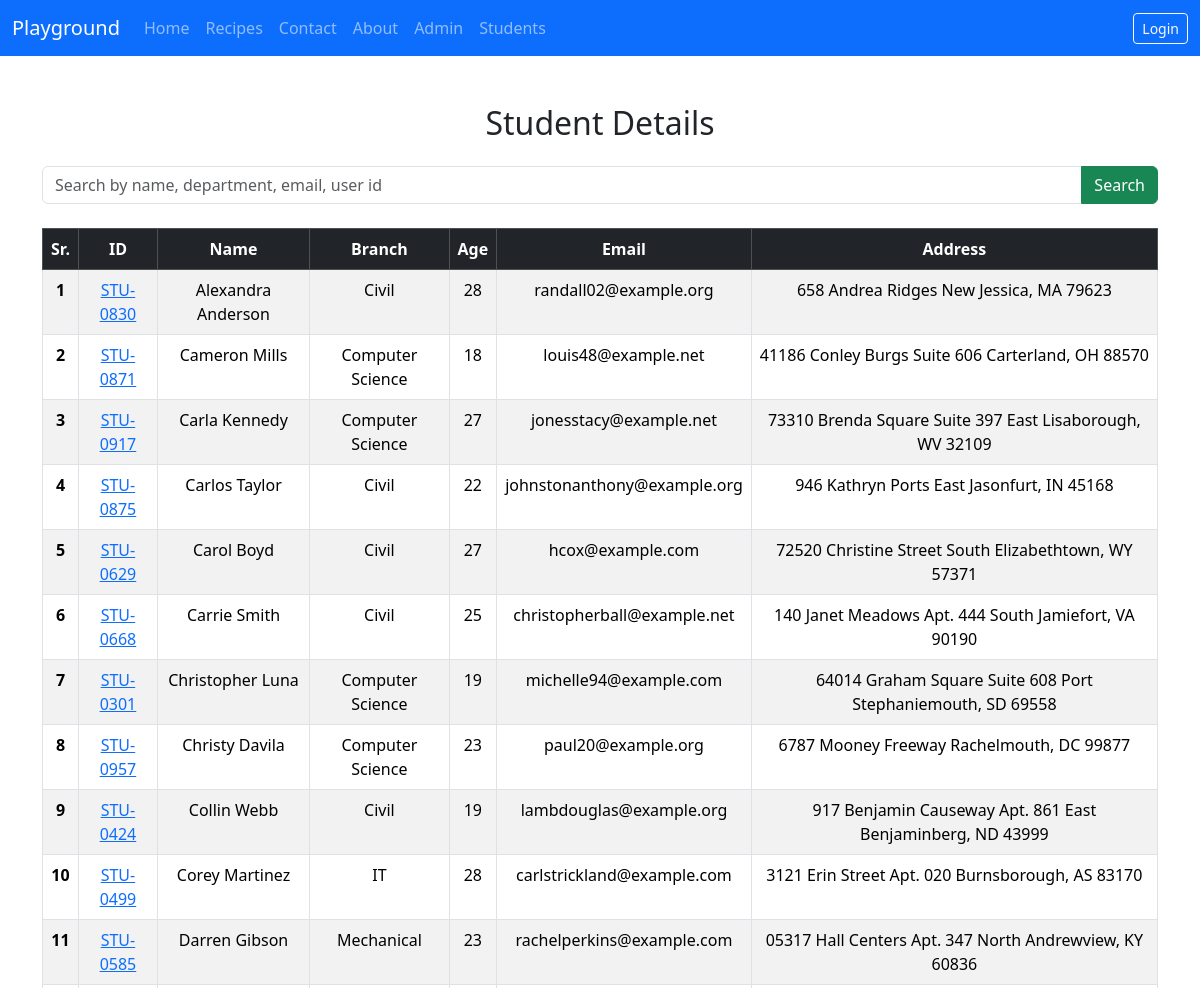
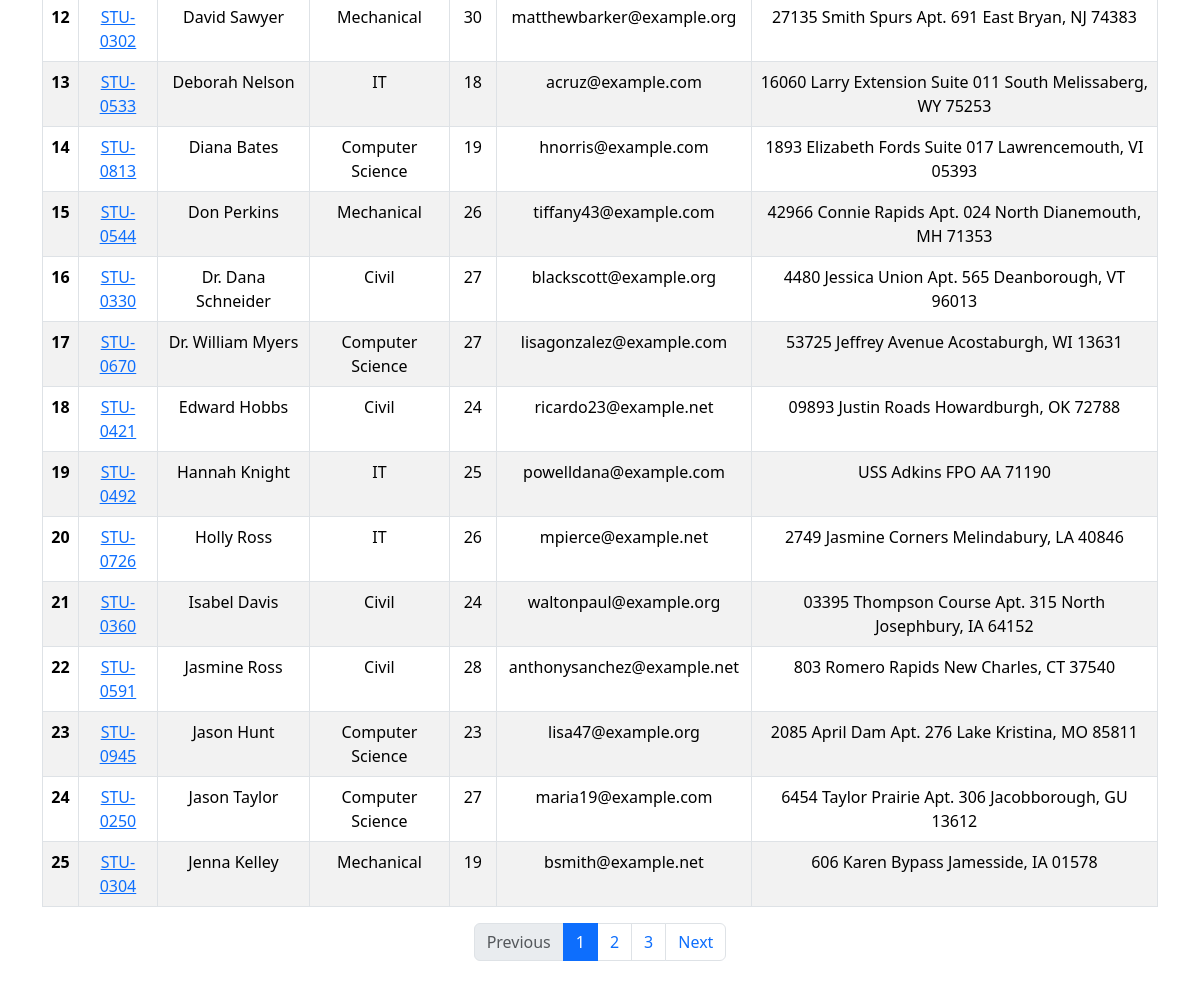
The page /students/ on the database its author committed (2 pictures, top to bottom).
### vege/models.py (models this page shows, shortened)
class Student(models.Model):
    department = models.ForeignKey(Department, related_name="depart", on_delete=models.CASCADE)
    student_id = models.OneToOneField(StudentID, related_name="studentid", on_delete=models.CASCADE)
    student_name = models.CharField(max_length=100)
    student_email = models.EmailField(unique=True)
    student_age = models.IntegerField(default=18)
    student_address = models.TextField()
    is_deleted = models.BooleanField(default= False)
    objects = StudentManager()
    admin_objects = models.Manager()
    class Meta:
        ordering = ['student_name']
        verbose_name = "student"

class StudentID(models.Model):
    student_id = models.CharField(max_length=100, unique=True)
    def __str__(self) -> str:
        return self.student_id

class Department(models.Model):
    department = models.CharField(max_length=100)
    def __str__(self) -> str:
        return self.department
    class Meta:
        ordering = ['department']

### vege/views.py (the view)
# urls.py: path('students/', get_students, name = 'get_students'),
def get_students(request):
    queryset = Student.objects.all()
    if request.GET.get('search'):
        search = request.GET.get('search')
        queryset = queryset.filter(                                         #applying 'or' condition using Q
            Q(student_name__icontains = search) |
            Q(department__department__icontains = search) |
            Q(student_id__student_id__icontains = search) |
            Q(student_email__icontains = search)
        )
        paginator = Paginator(queryset,len(queryset))
    else:
        paginator = Paginator(queryset,25)
    page_number = request.GET.get("page")
    page_obj = paginator.get_page(page_number)
    return render(request, 'report/students.html', {'page_obj' : page_obj})

### vege/models.py (called while the page is built)
    def get_queryset(self):
        return super().get_queryset().filter(is_deleted = False)

### vege/templates/report/students.html (shortened to what this page needs)
{% extends "base.html" %}
{% block start %}
<div class="container my-5">
  <h2 class="mb-4 text-center">Student Details</h2>
  <form method="get" class="mb-4">
    <div class="input-group">
      <input type="text" name="search" class="form-control" placeholder="Search by name, department, email, user id" value="{{ query|default:'' }}">
      <button class="btn btn-success" type="submit">Search</button>
    </div>
  </form>
  <div class="table-responsive">
    <table class="table table-striped table-bordered table-hover text-center">
      <thead class="table-dark">
        <tr>
          <th>Sr.</th>
          <th>ID</th>
          <th>Name</th>
          <th>Branch</th>
          <th>Age</th>
          <th>Email</th>
          <th>Address</th>
        </tr>
      </thead>
      <tbody>
        {% for student in page_obj %}
        <tr>
          <th>{{ forloop.counter }}</th>
          <td>
            <a href= "{% url 'see_marks' student.student_id %}">
            {{ student.student_id }}</a>
          </td>
          <td>{{ student.student_name }}</td>
          <td>{{ student.department }}</td>
          <td>{{ student.student_age }}</td>
          <td>{{ student.student_email }}</td>
          <td>{{ student.student_address }}</td>
        </tr>
        {% empty %}
        <tr>
          <td colspan="6">No students available.</td>
        </tr>
        {% endfor %}
      </tbody>
    </table>
  </div>
  <nav aria-label="Page navigation">
    <ul class="pagination justify-content-center">
      {% if page_obj.has_previous %}
      <li class="page-item">
        <a class="page-link" href="?page={{ page_obj.previous_page_number }}">Previous</a>
      </li>
      {% else %}
      <li class="page-item disabled">
        <span class="page-link">Previous</span>
      </li>
      {% endif %}
      {% for num in page_obj.paginator.page_range %}
      <li class="page-item {% if page_obj.number == num %}active{% endif %}">
        <a class="page-link" href="?page={{ num }}">{{ num }}</a>
      </li>
      {% endfor %}
      {% if page_obj.has_next %}
      <li class="page-item">
        <a class="page-link" href="?page={{ page_obj.next_page_number }}">Next</a>
      </li>
      {% else %}
      <li class="page-item disabled">
        <span class="page-link">Next</span>
      </li>
      {% endif %}
    </ul>
  </nav>
</div>
{% endblock %}

### home/templates/base.html (shortened to what this page needs)
<!DOCTYPE html>
<html lang="en">
<head>
    <link href="https://cdn.jsdelivr.net/npm/bootstrap@5.3.3/dist/css/bootstrap.min.css" rel="stylesheet">
</head>
<body>
    <nav class="navbar navbar-expand-lg navbar-dark bg-primary">
        <div class="container-fluid">
        <a class="navbar-brand" href="/home/">Playground</a>
        <div class="collapse navbar-collapse" id="mainNavbar">
            <ul class="navbar-nav me-auto mb-2 mb-lg-0">
            <li class="nav-item">
                <a class="nav-link" href="/home/">Home</a>
            </li>
            <li class="nav-item">
                <a class="nav-link" href="/receipes/">Recipes</a>
            </li>
            <li class="nav-item">
                <a class="nav-link" href="/contact/">Contact</a>
            </li>
            <li class="nav-item">
                <a class="nav-link" href="/about/">About</a>
            </li>
            <li class="nav-item">
                <a class="nav-link" href="/admin/">Admin</a>
            </li>
            <li class="nav-item">
                <a class="nav-link" href="/students/">Students</a>
            </li>
            </ul>
            <ul class="navbar-nav mb-2 mb-lg-0">
            {% if user.is_authenticated %}
                <li class="nav-item">
                <span class="navbar-text me-3">
                    Welcome, {{ user.first_name }}
                </span>
                </li>
                <li class="nav-item">
                <form method="POST" action="/logout/">
                    {% csrf_token %}
                    <button type="submit" href="/logout/" class="btn btn-outline-light btn-sm btn-danger">Logout</button>
                </form>
                </li>
            {% else %}
                <li class="nav-item">
                <a class="btn btn-outline-light btn-sm" href="/login/">Login</a>
                </li>
            {% endif %}
            </ul>
        </div>
        </div>
    </nav>
    {% block start%}
    {% endblock %}
</body>
</html>

### rows shown on the page
Student: student_id "STU-0830", student_name "Alexandra Anderson", department "Civil", student_age "28", student_email "randall02@example.org", student_address "658 Andrea Ridges New Jessica, MA 79623"
Student: student_id "STU-0871", student_name "Cameron Mills", department "Computer Science", student_age "18", student_email "louis48@example.net", student_address "41186 Conley Burgs Suite 606 Carterland, OH 88570"
Student: student_id "STU-0917", student_name "Carla Kennedy", department "Computer Science", student_age "27", student_email "jonesstacy@example.net", student_address "73310 Brenda Square Suite 397 East Lisaborough, WV 32109"
Student: student_id "STU-0875", student_name "Carlos Taylor", department "Civil", student_age "22", student_email "johnstonanthony@example.org", student_address "946 Kathryn Ports East Jasonfurt, IN 45168"
Student: student_id "STU-0629", student_name "Carol Boyd", department "Civil", student_age "27", student_email "hcox@example.com", student_address "72520 Christine Street South Elizabethtown, WY 57371"
Student: student_id "STU-0668", student_name "Carrie Smith", department "Civil", student_age "25", student_email "christopherball@example.net", student_address "140 Janet Meadows Apt. 444 South Jamiefort, VA 90190"
Student: student_id "STU-0301", student_name "Christopher Luna", department "Computer Science", student_age "19", student_email "michelle94@example.com", student_address "64014 Graham Square Suite 608 Port Stephaniemouth, SD 69558"
Student: student_id "STU-0957", student_name "Christy Davila", department "Computer Science", student_age "23", student_email "paul20@example.org", student_address "6787 Mooney Freeway Rachelmouth, DC 99877"
Student: student_id "STU-0424", student_name "Collin Webb", department "Civil", student_age "19", student_email "lambdouglas@example.org", student_address "917 Benjamin Causeway Apt. 861 East Benjaminberg, ND 43999"
Student: student_id "STU-0499", student_name "Corey Martinez", department "IT", student_age "28", student_email "carlstrickland@example.com", student_address "3121 Erin Street Apt. 020 Burnsborough, AS 83170"
Student: student_id "STU-0585", student_name "Darren Gibson", department "Mechanical", student_age "23", student_email "rachelperkins@example.com", student_address "05317 Hall Centers Apt. 347 North Andrewview, KY 60836"
Student: student_id "STU-0302", student_name "David Sawyer", department "Mechanical", student_age "30", student_email "matthewbarker@example.org", student_address "27135 Smith Spurs Apt. 691 East Bryan, NJ 74383"
Student: student_id "STU-0533", student_name "Deborah Nelson", department "IT", student_age "18", student_email "acruz@example.com", student_address "16060 Larry Extension Suite 011 South Melissaberg, WY 75253"
Student: student_id "STU-0813", student_name "Diana Bates", department "Computer Science", student_age "19", student_email "hnorris@example.com", student_address "1893 Elizabeth Fords Suite 017 Lawrencemouth, VI 05393"
Student: student_id "STU-0544", student_name "Don Perkins", department "Mechanical", student_age "26", student_email "tiffany43@example.com", student_address "42966 Connie Rapids Apt. 024 North Dianemouth, MH 71353"
Student: student_id "STU-0330", student_name "Dr. Dana Schneider", department "Civil", student_age "27", student_email "blackscott@example.org", student_address "4480 Jessica Union Apt. 565 Deanborough, VT 96013"
Student: student_id "STU-0670", student_name "Dr. William Myers", department "Computer Science", student_age "27", student_email "lisagonzalez@example.com", student_address "53725 Jeffrey Avenue Acostaburgh, WI 13631"
Student: student_id "STU-0421", student_name "Edward Hobbs", department "Civil", student_age "24", student_email "ricardo23@example.net", student_address "09893 Justin Roads Howardburgh, OK 72788"
Student: student_id "STU-0492", student_name "Hannah Knight", department "IT", student_age "25", student_email "powelldana@example.com", student_address "USS Adkins FPO AA 71190"
Student: student_id "STU-0726", student_name "Holly Ross", department "IT", student_age "26", student_email "mpierce@example.net", student_address "2749 Jasmine Corners Melindabury, LA 40846"
Student: student_id "STU-0360", student_name "Isabel Davis", department "Civil", student_age "24", student_email "waltonpaul@example.org", student_address "03395 Thompson Course Apt. 315 North Josephbury, IA 64152"
Student: student_id "STU-0591", student_name "Jasmine Ross", department "Civil", student_age "28", student_email "anthonysanchez@example.net", student_address "803 Romero Rapids New Charles, CT 37540"
Student: student_id "STU-0945", student_name "Jason Hunt", department "Computer Science", student_age "23", student_email "lisa47@example.org", student_address "2085 April Dam Apt. 276 Lake Kristina, MO 85811"
Student: student_id "STU-0250", student_name "Jason Taylor", department "Computer Science", student_age "27", student_email "maria19@example.com", student_address "6454 Taylor Prairie Apt. 306 Jacobborough, GU 13612"
Student: student_id "STU-0304", student_name "Jenna Kelley", department "Mechanical", student_age "19", student_email "bsmith@example.net", student_address "606 Karen Bypass Jamesside, IA 01578"

### other values the page prints
{{ num }} "1" "2" "3"
